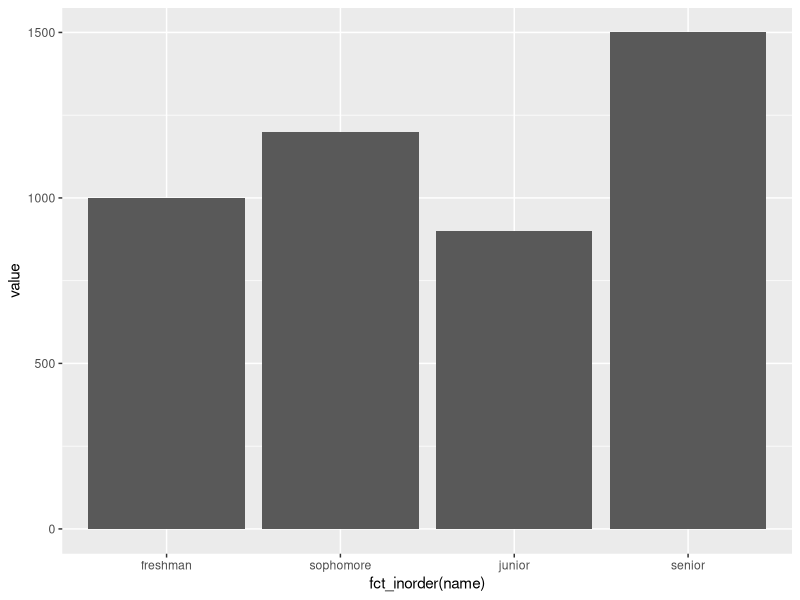

The R script that drew this image:
## ---- chunk 1
#loading packages
library(tidyverse)
library(ggplot2)
## ---- chunk 2
Salaries <- c(85000, 85000, 85000, 85000, 85000, 90000, 90000, 90000, 90000, 100000, 120000, 120000, 125000, 125000, 125000, 130000, 130000)
summary(Salaries)
## ---- chunk 3
#creating the data frame
StuDist <- data.frame(name=c("freshman", "sophomore", "junior", "senior"), value=c(1000, 1200, 900, 1500))

#plotting the data
ggplot(StuDist, aes(x= fct_inorder(name), y=value)) +
  geom_bar(stat = "identity")
## ---- chunk 4
age <- c(23, 26, 29, 32, 60, 61)
summary(age)
## ---- chunk 5
#base of seniors
288+338

#probability
288/626
## ---- chunk 6
#base of those who receive fin aid
508+349+425+288

#prob
288/1570
## ---- chunk 7
#base of freshmen
508+371

#prob
508/879
## ---- chunk 8
4-(3.5*6)
## ---- chunk 9
4-(3.5*-2)
## ---- chunk 10
5.07-4.72
4.05-4.28
5.33-5.38
4.02-4.22
3.59-3.45
